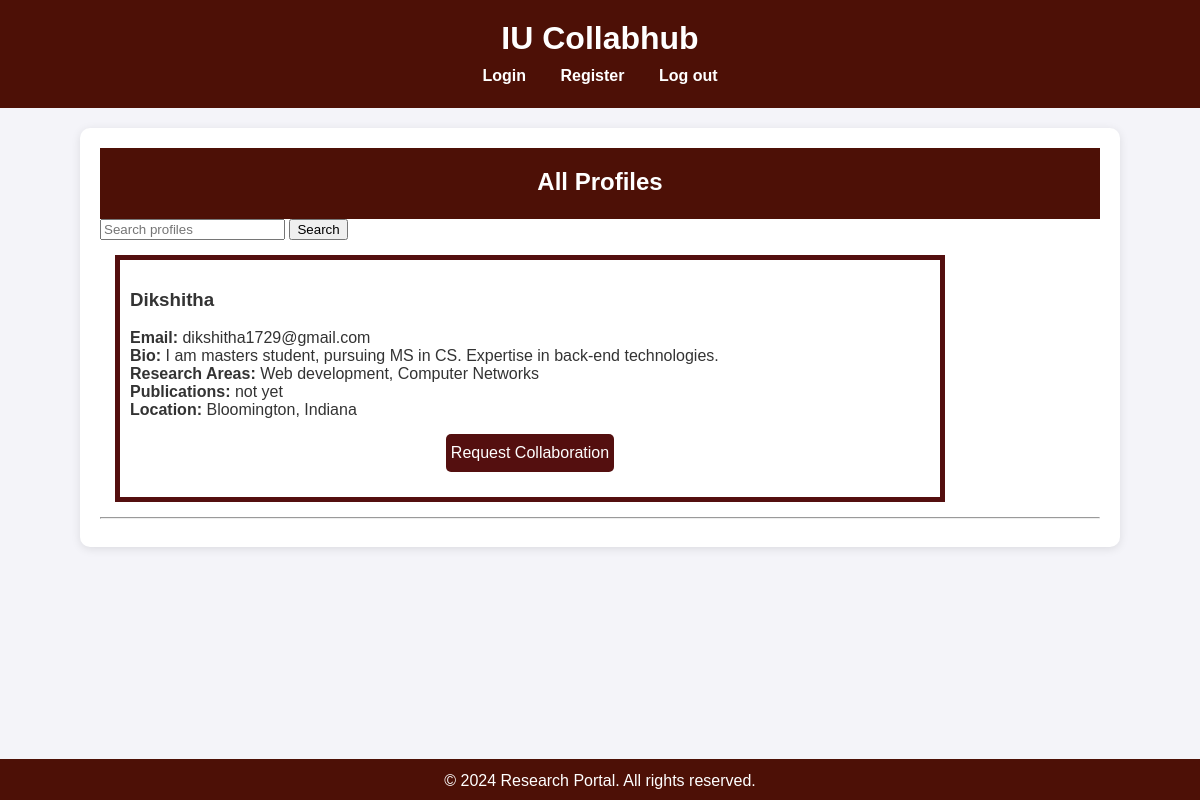
The app's page /view_profiles (signed in) with its own data.
### app/models.py (models this page shows)
class Profile(db.Model):
    id = db.Column(db.Integer, primary_key=True)
    user_id = db.Column(db.Integer, db.ForeignKey('user.id'), nullable=False)
    bio = db.Column(db.Text, nullable=False)
    name = db.Column(db.String(120), nullable=False)
    email = db.Column(db.String(120), unique=True, nullable=False)
    research_areas = db.Column(db.JSON, nullable=False)
    publications = db.Column(db.Text, nullable=True)
    location = db.Column(db.String(100), nullable=False)

### app/routes.py (the view)
@main.route('/view_profiles')
@login_required
def view_profiles():
    search_query = request.args.get('search', '').lower()
    profiles = Profile.query.filter(Profile.user_id != current_user.id)
    if search_query:
        profiles = profiles.join(User).filter(
            (User.user_name.ilike(f"%{search_query}%")) |
            (User.email.ilike(f"%{search_query}%"))
        )
    profiles = profiles.all()
    return render_template('view_profiles.html', profiles=profiles)

### app/__init__.py (called while the page is built)
@login_manager.user_loader
def load_user(user_id):
    from .models import User
    return User.query.get(int(user_id))

### app/templates/view_profiles.html
{% extends "base.html" %}
{% block header %}
    <h2>All Profiles</h2>
{% endblock %}
{% block content %}
<div>
    <form method="GET" action="{{ url_for('main.view_profiles') }}">
        <input type="text" name="search" placeholder="Search profiles" value="{{ request.args.get('search', '') }}">
        <button type="submit">Search</button>
    </form>
    {% for profile in profiles %}
    <div class="profile-card">
        <h3>{{ profile.name }}</h3>
        <p><strong>Email:</strong> {{ profile.email }}</p>
        <p><strong>Bio:</strong> {{ profile.bio }}</p>
        <p><strong>Research Areas:</strong> {{ profile.research_areas }}</p>
        <p><strong>Publications:</strong> {{ profile.publications }}</p>
        <p><strong>Location:</strong> {{ profile.location }}</p>
        <div class="collab-button">
            <a href="{{ url_for('collab.create_request', receiver_id=profile.user_id) }}" class="btn btn-primary">
                Request Collaboration
            </a>
        </div>
    </div>
    <hr>
    {% endfor %}
</div>
{% endblock %}

### app/static/style.css (style rules this page uses)
body, h1, h2, p, a, nav { margin: 0; padding: 0; text-decoration: none; }
body { font-family: Arial, sans-serif; background-color: #f4f4f9; color: #333; margin: 0; padding: 0; }
.profile-card { width: 800px; padding: 10px; border: 5px solid rgb(84, 15, 15); margin: 15px; }
.collab-button { text-align: center; margin: 15px 0; }
.btn { display: inline-block; padding: 10px 5px; font-size: 16px; color: white; background-color: rgb(84, 15, 15); border: none; border-radius: 5px; text-decoration: none; transition: background-color 0.3s ease; }

### records on screen
Profile: name "Dikshitha", email "dikshitha1729@gmail.com", bio "I am masters student, pursuing MS in CS. Expertise in back-end technologies.", research_areas "Web development, Computer Networks", publications "not yet", location "Bloomington, Indiana"
